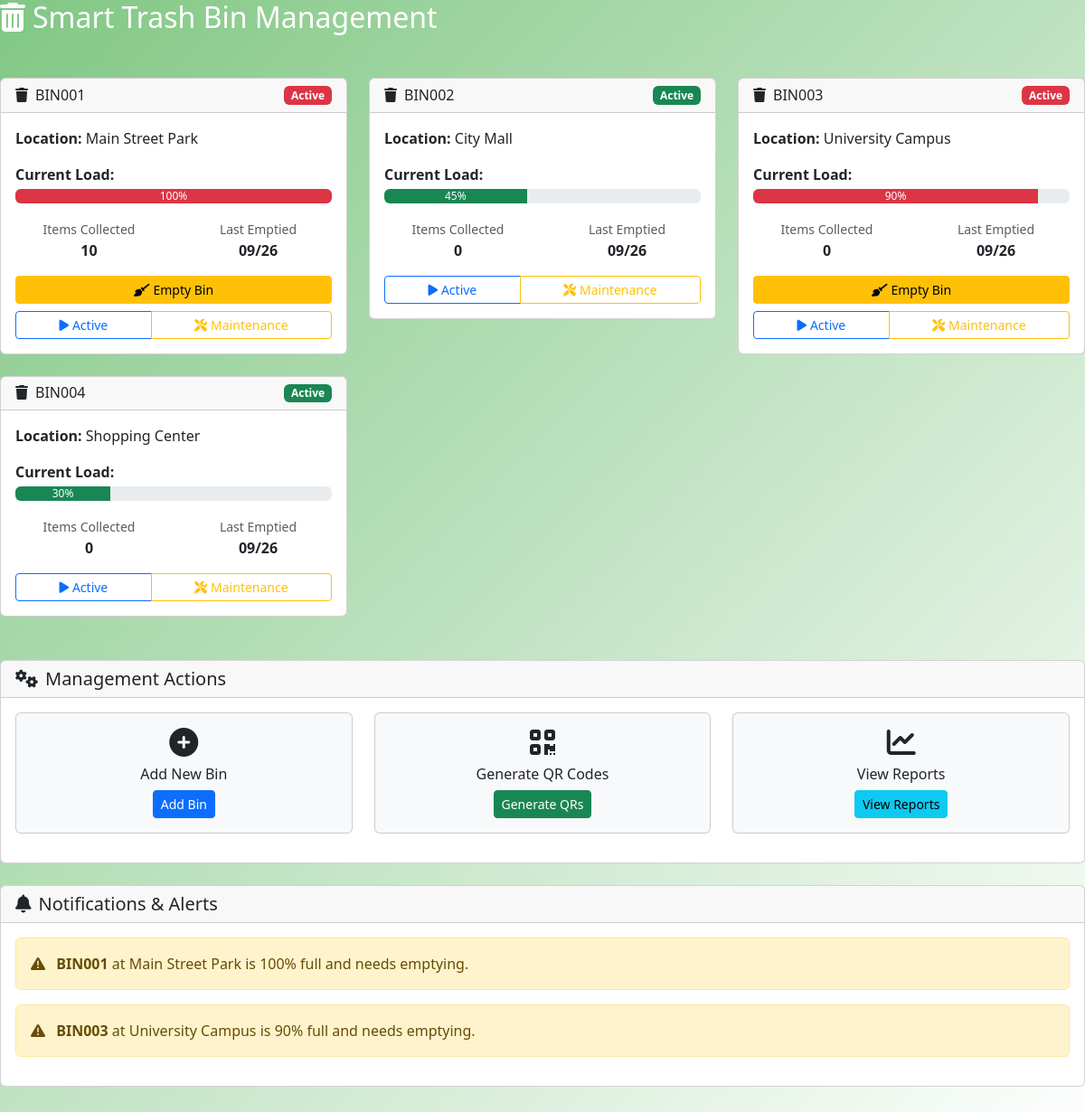
Page /admin/bins on the committed database.
### models/models.py (models this page shows)
class TrashBin(db.Model):
    id = db.Column(db.Integer, primary_key=True)
    bin_id = db.Column(db.String(50), unique=True, nullable=False)
    location = db.Column(db.String(200), nullable=False)
    capacity = db.Column(db.Integer, default=100)  # in percentage
    current_load = db.Column(db.Integer, default=0)  # in percentage
    status = db.Column(db.String(20), default='active')  # active, full, maintenance
    last_emptied = db.Column(db.DateTime, default=datetime.utcnow)
    created_at = db.Column(db.DateTime, default=datetime.utcnow)
    plastic_drops = db.relationship('PlasticDrop', backref='trash_bin', lazy=True)

### routes/admin.py (the view)
@admin_bp.route('/bins')
def trash_bins():
    bins = TrashBin.query.all()
    bin_stats = []
    for bin in bins:
        drops_count = PlasticDrop.query.filter_by(trash_bin_id=bin.id).count()
        bin_stats.append({
            'bin': bin,
            'drops_count': drops_count,
            'status_color': 'danger' if bin.current_load >= 90 else 'warning' if bin.current_load >= 70 else 'success'
        })
    return render_template('admin/bins.html', bin_stats=bin_stats)

### templates/admin/bins.html (shortened to what this page needs)
{% extends "base.html" %}
{% block content %}
<div class="row mb-4">
    <div class="col-12">
        <h2 class="text-white mb-4">
            <i class="fas fa-trash-alt me-2"></i>Smart Trash Bin Management
        </h2>
    </div>
</div>
<div class="row mb-4">
    {% for bin_stat in bin_stats %}
    <div class="col-md-6 col-lg-4 mb-4">
        <div class="card">
            <div class="card-header d-flex justify-content-between align-items-center">
                <h6 class="card-title mb-0">
                    <i class="fas fa-trash me-2"></i>{{ bin_stat.bin.bin_id }}
                </h6>
                <span class="badge bg-{{ bin_stat.status_color }}">
                    {{ bin_stat.bin.status.title() }}
                </span>
            </div>
            <div class="card-body">
                <div class="mb-3">
                    <strong>Location:</strong> {{ bin_stat.bin.location }}
                </div>
                <div class="mb-3">
                    <strong>Current Load:</strong>
                    <div class="progress mt-1">
                        <div class="progress-bar bg-{{ bin_stat.status_color }}"
                             style="width: {{ bin_stat.bin.current_load }}%">
                            {{ bin_stat.bin.current_load }}%
                        </div>
                    </div>
                </div>
                <div class="row text-center mb-3">
                    <div class="col-6">
                        <small class="text-muted">Items Collected</small>
                        <div class="fw-bold">{{ bin_stat.drops_count }}</div>
                    </div>
                    <div class="col-6">
                        <small class="text-muted">Last Emptied</small>
                        <div class="fw-bold">{{ bin_stat.bin.last_emptied.strftime('%m/%d') }}</div>
                    </div>
                </div>
                <div class="d-grid gap-2">
                    {% if bin_stat.bin.current_load >= 90 %}
                    <button class="btn btn-warning btn-sm" onclick="emptyBin({{ bin_stat.bin.id }})">
                        <i class="fas fa-broom me-1"></i>Empty Bin
                    </button>
                    {% endif %}
                    <div class="btn-group" role="group">
                        <button class="btn btn-outline-primary btn-sm" onclick="updateBinStatus({{ bin_stat.bin.id }}, 'active')">
                            <i class="fas fa-play me-1"></i>Active
                        </button>
                        <button class="btn btn-outline-warning btn-sm" onclick="updateBinStatus({{ bin_stat.bin.id }}, 'maintenance')">
                            <i class="fas fa-tools me-1"></i>Maintenance
                        </button>
                    </div>
                </div>
            </div>
        </div>
    </div>
    {% endfor %}
</div>
<div class="row">
    <div class="col-12">
        <div class="card">
            <div class="card-header">
                <h5 class="card-title mb-0">
                    <i class="fas fa-cogs me-2"></i>Management Actions
                </h5>
            </div>
            <div class="card-body">
                <div class="row">
                    <div class="col-md-4 mb-3">
                        <div class="card bg-light">
                            <div class="card-body text-center">
                                <i class="fas fa-plus-circle" style="font-size: 2rem; color: var(--primary-color);"></i>
                                <h6 class="mt-2">Add New Bin</h6>
                                <button class="btn btn-primary btn-sm" onclick="showAddBinModal()">
                                    Add Bin
                                </button>
                            </div>
                        </div>
                    </div>
                    <div class="col-md-4 mb-3">
                        <div class="card bg-light">
                            <div class="card-body text-center">
                                <i class="fas fa-qrcode" style="font-size: 2rem; color: var(--secondary-color);"></i>
                                <h6 class="mt-2">Generate QR Codes</h6>
                                <button class="btn btn-success btn-sm" onclick="generateBulkQR()">
                                    Generate QRs
                                </button>
                            </div>
                        </div>
                    </div>
                    <div class="col-md-4 mb-3">
                        <div class="card bg-light">
                            <div class="card-body text-center">
                                <i class="fas fa-chart-line" style="font-size: 2rem; color: var(--accent-color);"></i>
                                <h6 class="mt-2">View Reports</h6>
                                <button class="btn btn-info btn-sm" onclick="showReports()">
                                    View Reports
                                </button>
                            </div>
                        </div>
                    </div>
                </div>
            </div>
        </div>
    </div>
</div>
<div class="row mt-4">
    <div class="col-12">
        <div class="card">
            <div class="card-header">
                <h5 class="card-title mb-0">
                    <i class="fas fa-bell me-2"></i>Notifications & Alerts
                </h5>
            </div>
            <div class="card-body">
                <div id="notifications">
                    {% for bin_stat in bin_stats %}
                        {% if bin_stat.bin.current_load >= 90 %}
                        <div class="alert alert-warning">
                            <i class="fas fa-exclamation-triangle me-2"></i>
                            <strong>{{ bin_stat.bin.bin_id }}</strong> at {{ bin_stat.bin.location }} is {{ bin_stat.bin.current_load }}% full and needs emptying.
                        </div>
                        {% elif bin_stat.bin.status == 'maintenance' %}
                        <div class="alert alert-info">
                            <i class="fas fa-tools me-2"></i>
                            <strong>{{ bin_stat.bin.bin_id }}</strong> at {{ bin_stat.bin.location }} is under maintenance.
                        </div>
                        {% endif %}
                    {% endfor %}
                </div>
            </div>
        </div>
    </div>
</div>
{% endblock %}

### templates/base.html (style rules this page uses)
:root { --primary-green: #4CAF50; --light-green: #81C784; --dark-green: #388E3C; --eco-green: #66BB6A; --white: #FFFFFF; --light-gray: #F5F5F5; --text-dark: #2E2E2E; --text-light: #757575; }
* { margin: 0; padding: 0; box-sizing: border-box; }
body { background: linear-gradient(135deg, var(--light-green) 0%, var(--white) 100%); min-height: 100vh; font-family: 'Segoe UI', Tahoma, Geneva, Verdana, sans-serif; color: var(--text-dark); padding-bottom: 80px; }

### rows in the picture
TrashBin: bin.bin_id "BIN001", bin.status "Active", bin.location "Main Street Park", bin.current_load "100", bin.last_emptied "09/26", bin.bin_id "BIN001", bin.location "Main Street Park", bin.current_load "100"
TrashBin: bin.bin_id "BIN002", bin.status "Active", bin.location "City Mall", bin.current_load "45", bin.last_emptied "09/26"
TrashBin: bin.bin_id "BIN003", bin.status "Active", bin.location "University Campus", bin.current_load "90", bin.last_emptied "09/26", bin.bin_id "BIN003", bin.location "University Campus", bin.current_load "90"
TrashBin: bin.bin_id "BIN004", bin.status "Active", bin.location "Shopping Center", bin.current_load "30", bin.last_emptied "09/26"

### other values in the picture
{{ bin_stat.drops_count }} "10" "0" "0" "0"
